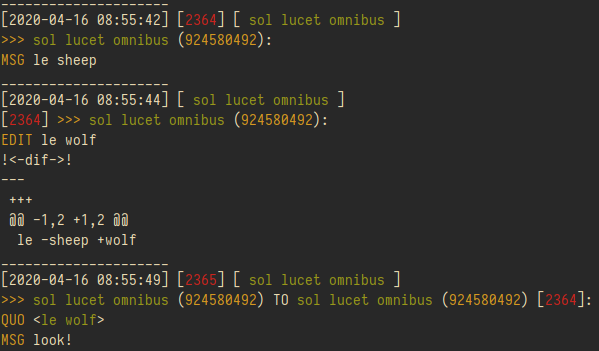
#> input picture exm.png, 599 x 351 px
$ python -i tesseract.py   (imports and definitions only)
#> lines starting #> are read from the running program, lines starting #| are printed output that depends on the picture; after the words box and inside, x2 and y2 are one past the last pixel; in counts of white or black regions, pixels touching at a corner belong together
import asyncio
import ctypes
import ctypes.util
import cv2
import os
import numpy as np
from os.path import isfile
from datetime import datetime
from scipy.ndimage import interpolation as inter


class TesseractError(Exception):
    pass


class Tesseract(object):
    _lib = None
    _api = None

    class TessBaseAPI(ctypes._Pointer):
        _type_ = type('_TessBaseAPI', (ctypes.Structure,), {})

    # [66 lines left out: functions setup_lib, __init__, __del__, _check_setup, set_image, not called in this run]

    def set_variable(self, key, val):
        self._check_setup()
        self._lib.TessBaseAPISetVariable(self._api, key, val)

    def get_utf8_text(self):
        self._check_setup()
        return self._lib.TessBaseAPIGetUTF8Text(self._api)

    # [5 lines left out: function get_text, not called in this run]


def convert_to_grayscale(image_data):
    return cv2.cvtColor(image_data, cv2.COLOR_BGR2GRAY)


def correct_skew(image, delta=1, limit=5):
    def determine_score(arr, angle):
        data = inter.rotate(arr, angle, reshape=False, order=0)
        histogram = np.sum(data, axis=1)
        score = np.sum((histogram[1:] - histogram[:-1]) ** 2)
        return histogram, score

    thresh = cv2.threshold(image, 0, 255,
                           cv2.THRESH_BINARY_INV + cv2.THRESH_OTSU)[1]

    scores = []
    angles = np.arange(-limit, limit + delta, delta)
    for angle in angles:
        histogram, score = determine_score(thresh, angle)
        scores.append(score)

    best_angle = angles[scores.index(max(scores))]

    (h, w) = image.shape[:2]
    center = (w // 2, h // 2)
    M = cv2.getRotationMatrix2D(center, best_angle, 1.0)
    rotated = cv2.warpAffine(image, M, (w, h),
                             flags=cv2.INTER_CUBIC,
                             borderMode=cv2.BORDER_REPLICATE)

    return best_angle, rotated


# [5 lines left out: function tesseract_process_image2, not called in this run]


class FramePiece(object):
  # [6 lines left out: function __init__, not called in this run]


class Executor():

    LANG_LIST = [
             'eng',
             'rus',
             'fra',
             'jav',
             'ell',
             'hin',
             'ita',
             'chi',
             'san',
             'pol',
             'ukr',
             'deu',
             'ara',
             'spa'
            ]

    command = 'ocr_'
    # placeholders: list of all values you expect to see in the beginning of command
    placeholders = [lang for lang in LANG_LIST]
    use_call_name = False

    # [45 lines left out: functions __init__, help, img_ocr, not called in this run]

    async def call_executor(self, event, client):
        dtt = datetime.now()
        fname = f"{dtt.year}-{dtt.month:02}-{dtt.day:02} {dtt.hour}:{dtt.minute}:{dtt.second}"
        fname = await self.extractor.download_media(event, client, fname)
        if not fname:
            return
        loop = asyncio.get_event_loop()
        ocr = await loop.run_in_executor(None, self.img_ocr, *(fname, event.raw_text[:8]))
        if ocr:
            await event.reply(str(ocr))
        os.remove(fname)

>>> import cv2
>>> picture = cv2.imread('../../exm.png', cv2.IMREAD_GRAYSCALE)
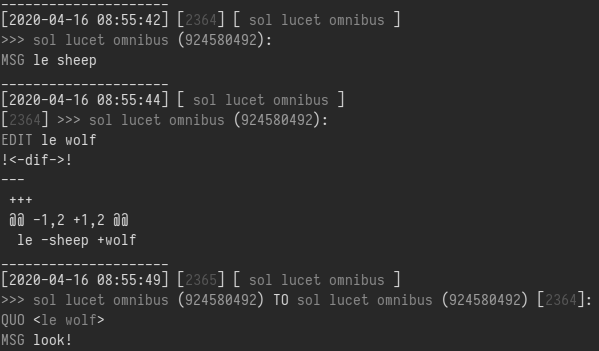
#> picture: shape (351, 599); min 39, max 219, mean 45.1
>>> result = correct_skew(picture)
#> in correct_skew, `thresh = cv2.threshold(image, 0, 255, cv2.THRESH_BINARY_INV + cv2.THRE..`:
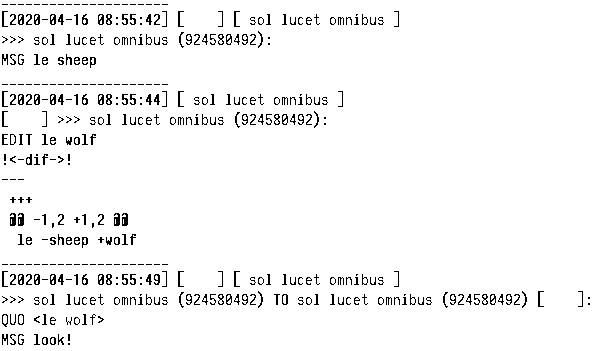
#> thresh: shape (351, 599); 95.9% white; black in thin lines or dots
#> the loop in correct_skew, `for angle in angles:` made 11 passes
#> score on passes 1 to 11: 1069986375, 1236255300, 1682977050, 2094845400, 5120198550, 17793050850, 4654229400, 2201486400, 1499476500, 1254917475, 1112057550
#> pass 1, in determine_score, `data = inter.rotate(arr, angle, reshape=False, order=0)`:
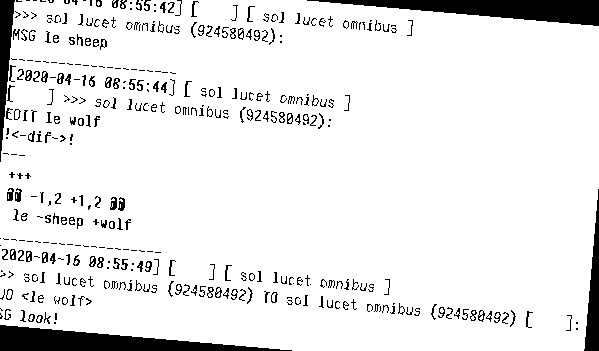
#> data: shape (351, 599); 91.3% white; 398 black regions (168 under 20 px), largest, box (x1, y1, x2, y2) and area: (307, 0, 599, 26) 3874, (0, 325, 292, 351) 3874, (0, 0, 15, 162) 1236
#> pass 2, in determine_score (call 2), `data = inter.rotate(arr, angle, reshape=False, order=0)`:
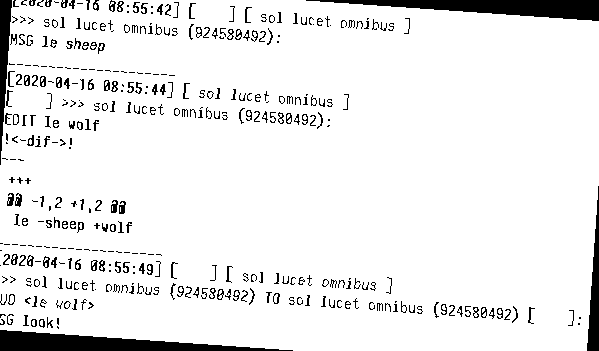
#> data: shape (351, 599); 92.1% white; 392 black regions (146 under 20 px), largest, box (x1, y1, x2, y2) and area: (306, 0, 599, 21) 3157, (0, 330, 293, 351) 3157, (0, 0, 12, 165) 1037
#> pass 3, in determine_score (call 3), `data = inter.rotate(arr, angle, reshape=False, order=0)`:
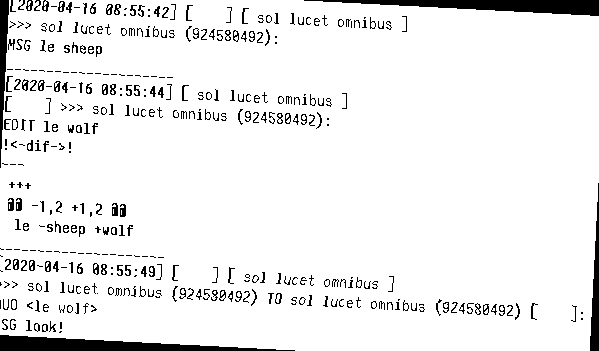
#> data: shape (351, 599); 93% white; 387 black regions (136 under 20 px), largest, box (x1, y1, x2, y2) and area: (304, 0, 599, 16) 2430, (0, 335, 295, 351) 2430, (0, 0, 9, 168) 822
#> after the loop in correct_skew, `for angle in angles:`: scores = [1069986375, 1236255300, 1682977050, 2094845400, 5120198550, 17793050850, 4654229400, 2201486400, 1499476500, 1254917475, 1112057550]
#> in correct_skew, `best_angle = angles[scores.index(max(scores))]`: best_angle = 0
#> in correct_skew, `M = cv2.getRotationMatrix2D(center, best_angle, 1.0)`: M = [[1, 0, 0], [0, 1, 0]]
